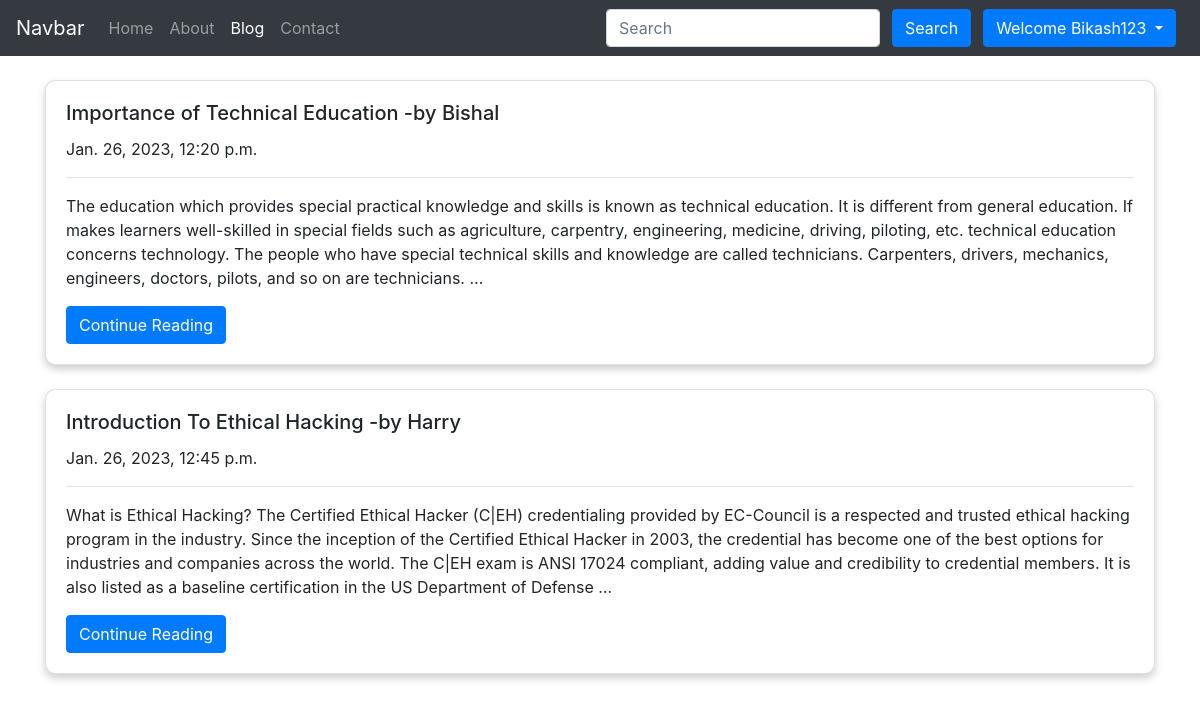
Page /blog/ (signed in) on the committed database.
### Blog/models.py (models this page shows, shortened)
class Post(models.Model):
    sno = models.AutoField(primary_key=True)
    title = models.CharField(max_length=100)
    text = models.TextField()
    author = models.CharField(max_length=30)
    slug = models.CharField(max_length=300)
    timeStamp = models.DateTimeField(default=datetime.now, blank=True)

### Blog/views.py (the view)
# urls.py: path('',views.blogHome,name="blogHome"),
def blogHome(request):
    allPosts = Post.objects.all()
    context = {
        'allPosts': allPosts
    }
    return render(request, 'blog/home.html', context=context)

### templates/blog/home.html (shortened to what this page needs)
{% extends 'base.html' %}
{% block activeBlog %}active{% endblock activeBlog %}
{% block body %}
<div class="container my-4">
    {% for post in allPosts %}
    <div class="card my-4">
        <div class="card-body">
            <h5 class="card-title">{{post.title}}     -by {{post.author}}</h5>
            <p class="card-text">{{ post.timeStamp }}</p>
            <hr class="solid">
            <p class="card-text">{{post.text | truncatechars:500}}</p>
            <a href="/blog/{{post.slug}}" class="btn btn-primary">Continue Reading</a>
        </div>
    </div>
    {% endfor %}
</div>
{% endblock body %}

### templates/base.html (shortened to what this page needs)
<!doctype html>
<html lang="en">
<head>
    <link rel="stylesheet" href="https://stackpath.bootstrapcdn.com/bootstrap/4.3.1/css/bootstrap.min.css">
</head>
<body>
    <nav class="navbar navbar-expand-lg navbar-dark bg-dark">
        <a class="navbar-brand" href="/">Navbar</a>
        <div class="collapse navbar-collapse" id="navbarSupportedContent">
            <ul class="navbar-nav mr-auto">
                <li class="nav-item {% block activeHome %}{% endblock activeHome %}">
                    <a class="nav-link" href="/">Home <span class="sr-only">(current)</span></a>
                </li>
                <li class="nav-item {% block activeAbout %}{% endblock activeAbout %}">
                    <a class="nav-link" href="/about">About</a>
                </li>
                <li class="nav-item {% block activeBlog %}{% endblock activeBlog %}">
                    <a class="nav-link" href="/blog">Blog</a>
                </li>
                <li class="nav-item {% block activeContact %}{% endblock activeContact %}">
                    <a class="nav-link" href="/contact">Contact</a>
                </li>
            </ul>
            <form method="get" action="/search" class="form-inline my-2 my-lg-0">
                <input name="query" id="query" class="form-control mr-sm-2" type="search" placeholder="Search"
                    aria-label="Search">
                <button class="btn btn-primary my-2 mx-1 my-sm-0" type="submit">Search</button>
                {% if user.is_authenticated %}
                <div class="btn-group">
                    <button type="button" class="btn btn-primary dropdown-toggle mx-2" data-toggle="dropdown" aria-haspopup="true" aria-expanded="false">
                      Welcome {{user.username}}
                    </button>
                  </div>
                {% endif %}
            </form>
        </div>
    </nav>
    {% block body %}{% endblock body %}
</body>
</html>

### templates/blog/home.html (style rules this page uses)
.card { box-shadow: 0 4px 8px 0 rgba(0, 0, 0, 0.2); border-radius: 10px; }

### rows in the picture
Post: title "Importance of Technical Education", author "Bishal", timeStamp "Jan. 26, 2023, 12:20 p.m.", text "The education which provides special practical knowledge and skills is known as technical education. It is different from general education. If makes learners well-skilled in special fields such as agriculture, carpentry, engineering, medicine, driving, piloting, etc. technical education concerns technology. The people who have special technical skills and knowledge are called technicians. Carpenters, drivers, mechanics, engineers, doctors, pilots, and so on are technicians. …"
Post: title "Introduction To Ethical Hacking", author "Harry", timeStamp "Jan. 26, 2023, 12:45 p.m.", text "What is Ethical Hacking? The Certified Ethical Hacker (C|EH) credentialing provided by EC-Council is a respected and trusted ethical hacking program in the industry. Since the inception of the Certified Ethical Hacker in 2003, the credential has become one of the best options for industries and companies across the world. The C|EH exam is ANSI 17024 compliant, adding value and credibility to credential members. It is also listed as a baseline certification in the US Department of Defense …"

### other values in the picture
{{ user.username }} "Bikash123"
